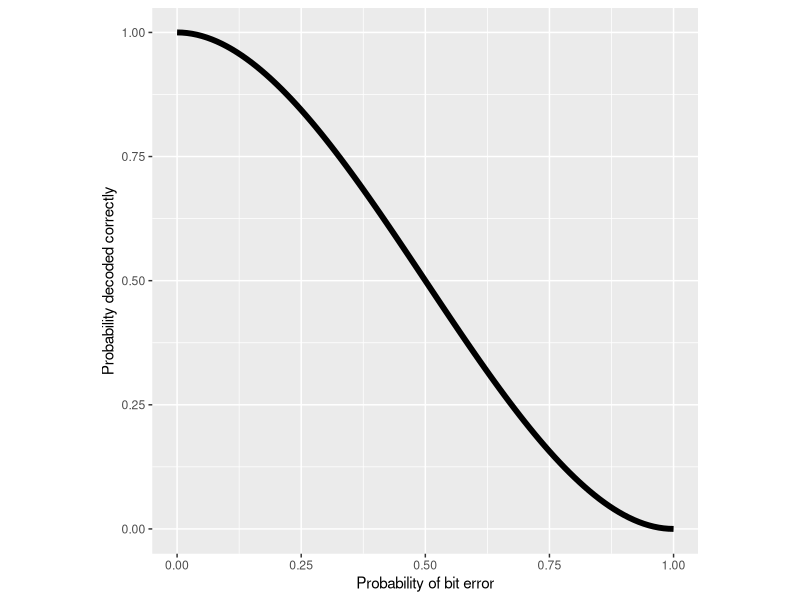

The R script that drew this image:
## ---- chunk 1
knitr::opts_chunk$set(echo = TRUE)
knitr::opts_chunk$set(comment = NA)
options(width = 100)
## ---- chunk 2
library(ggplot2)
dummy <- ggplot(data.frame(x=0), aes(x=x))
pCorrect <- function(p) {(1-p)^3+3*p*(1-p)^2}
dummy + stat_function(fun = pCorrect, size=2) + 
  xlim(0,1) + 
  ylab("Probability decoded correctly") + 
  xlab("Probability of bit error") +
  coord_fixed()
## ---- chunk 3
intToBits(13)
## ---- chunk 4
as.numeric(intToBits(13))
## ---- chunk 5
as.numeric(intToBits(13))[1:4]
## ---- chunk 6
rowVec <- c(1,2,3)
M <- matrix(c(1,1,0,2,3,4, 0,1,2,1,1,4, 3,0,0,1,3,1), nrow=3, byrow=TRUE)
M
rowVec %*% M
as.vector(rowVec %*% M)
